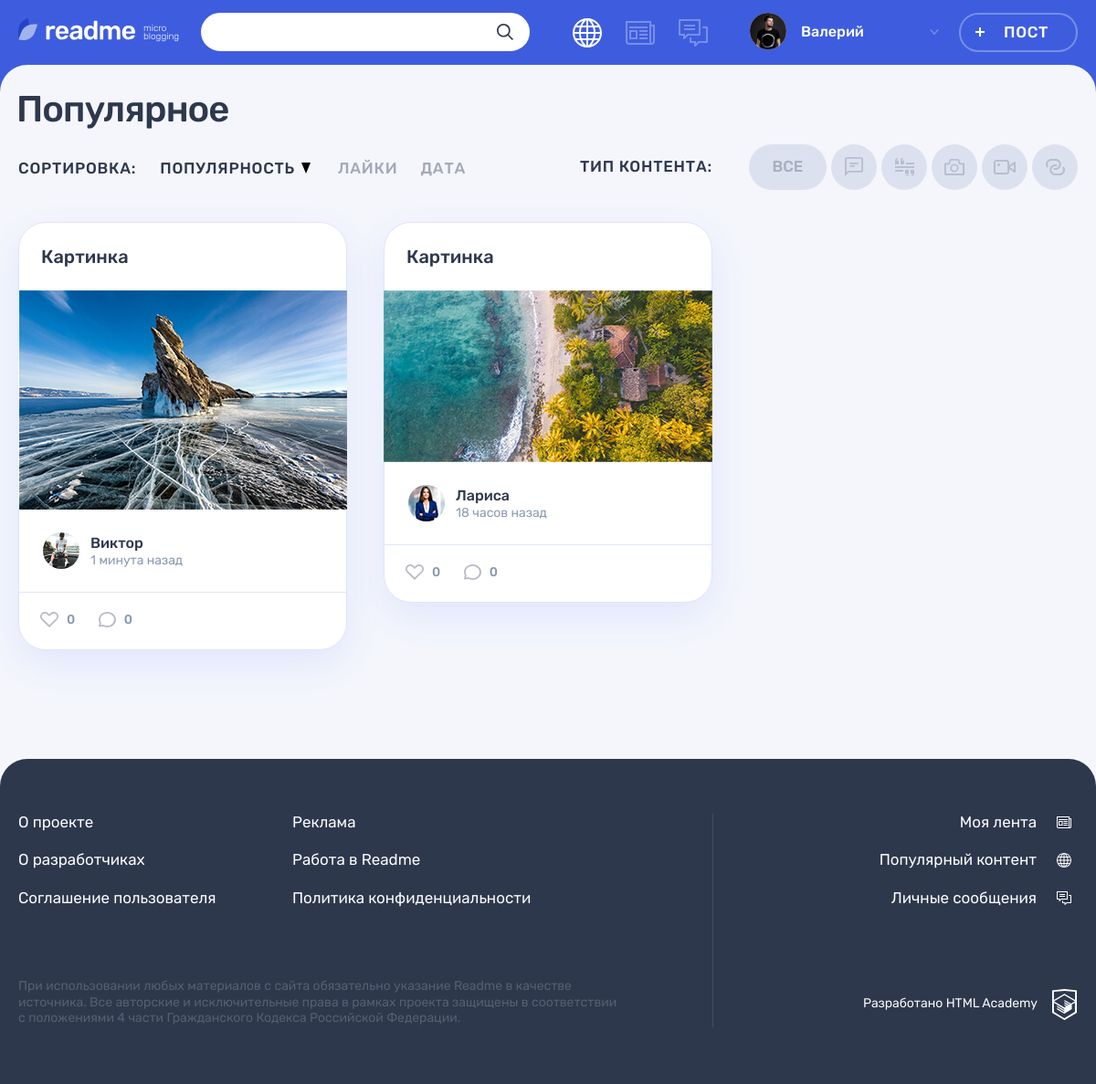
The app's page /?type_id=3 with its own data.
### tables this page shows
CREATE TABLE content_types (
  id INT AUTO_INCREMENT PRIMARY KEY,
  type_name VARCHAR(255) NOT NULL UNIQUE,
  type_class VARCHAR(255) NOT NULL UNIQUE,
  icon_width INT,
  icon_height INT
);

CREATE TABLE posts (
  id INT AUTO_INCREMENT PRIMARY KEY,
  dt_add TIMESTAMP DEFAULT CURRENT_TIMESTAMP,
  user_id INT,
  content_type_id INT,
  title VARCHAR(255),
  content TEXT,
  quote_author VARCHAR(255),
  img_path VARCHAR(255),
  video_path VARCHAR(255),
  link_path VARCHAR(255),
  show_count INT
);

CREATE TABLE users (
  id INT AUTO_INCREMENT PRIMARY KEY,
  dt_add TIMESTAMP DEFAULT CURRENT_TIMESTAMP,
  email VARCHAR(128) NOT NULL UNIQUE,
  username VARCHAR(128) NOT NULL,
  password VARCHAR(64) NOT NULL,
  user_picture VARCHAR(255)
);

### helpers.php (called while the page is built, shortened)
<?php
function get_noun_plural_form(int $number, string $one, string $two, string $many): string
{
    $number = (int)$number;
    $mod10 = $number % 10;
    $mod100 = $number % 100;
    switch (true) {
        case ($mod100 >= 11 && $mod100 <= 20):
            return $many;
        case ($mod10 === 1):
            return $one;
    }
}
function include_template($name, array $data = [])
{
    $name = 'templates/' . $name;
    extract($data);
    require $name;
    return ob_get_clean();
}
function hsc($str)
{
    return htmlspecialchars($str, ENT_QUOTES);
}
function get_date_diff_from_now(datetime $date)
{
    $date_now = date_create("now");
    $date_diff = date_diff($date_now, $date);
    $i_count = date_interval_format($date_diff, "%i");
    $h_count = date_interval_format($date_diff, "%h");
    $d_count = date_interval_format($date_diff, "%d");
    $m_count = date_interval_format($date_diff, "%m");
    $result = '';
    if ($m_count > 0) {
        $result = $m_count . ' ' . get_noun_plural_form($m_count, 'месяц', 'месяца', 'месяцев');
    } elseif ($d_count > 7) {
        $w_count =  round($d_count / 7, 0, PHP_ROUND_HALF_EVEN);
        $result = $w_count . ' ' . get_noun_plural_form($w_count, 'неделя', 'недели', 'недель');
    } elseif ($d_count <= 7 && $d_count > 0) {
        $result = $d_count . ' ' . get_noun_plural_form($d_count, 'день', 'дня', 'дней');
    } elseif ($h_count < 24 && $h_count > 0) {
        $result = $h_count . ' ' . get_noun_plural_form($h_count, 'час', 'часа', 'часов');
    } elseif ($i_count < 60) {
        $result = $i_count . ' ' . get_noun_plural_form($i_count, 'минута', 'минуты', 'минут');
    }
    return $result . ' назад';
}
function add_get_param($new_key, $new_value) {
    $params = $_GET;
    $params[$new_key] = $new_value;
    $query = http_build_query($params);
    return $url = "?" . $query;
}
function prepared_query(mysqli $db, string $sql, array $params, string $types = ""): mysqli_stmt
{
    $types = $types ?: str_repeat("s", count($params));
    $stmt = $db->prepare($sql);
    $stmt->bind_param($types, ...$params);
    $stmt->execute();
    return $stmt;
}
function select_query(mysqli $db, string $sql, array $params = [], string $types = ""): mysqli_result
{
    if (!$params) {
        return $db->query($sql);
    }
    return prepared_query($db, $sql, $params, $types)->get_result();
}

### templates/main.php (the view, shortened to what this page needs)
<section class="page__main page__main--popular">
    <div class="container">
        <h1 class="page__title page__title--popular">Популярное</h1>
    </div>
    <div class="popular container">
        <div class="popular__filters-wrapper">
            <div class="popular__sorting sorting">
                <b class="popular__sorting-caption sorting__caption">Сортировка:</b>
                <ul class="popular__sorting-list sorting__list">
                    <li class="sorting__item sorting__item--popular">
                        <a class="sorting__link sorting__link--active" href="#">
                            <span>Популярность</span>
                            <svg class="sorting__icon" width="10" height="12">
                                <use xlink:href="#icon-sort"></use>
                            </svg>
                        </a>
                    </li>
                    <li class="sorting__item">
                        <a class="sorting__link" href="#">
                            <span>Лайки</span>
                        </a>
                    </li>
                    <li class="sorting__item">
                        <a class="sorting__link" href="#">
                            <span>Дата</span>
                        </a>
                    </li>
                </ul>
            </div>
            <div class="popular__filters filters">
                <b class="popular__filters-caption filters__caption">Тип контента:</b>
                <ul class="popular__filters-list filters__list">
                    <li class="popular__filters-item popular__filters-item--all filters__item filters__item--all">
                        <a class="filters__button filters__button--ellipse filters__button--all <?= $filter_post_type_id === 0 ? 'filters__button--active' : '' ?>" href="/">
                            <span>Все</span>
                        </a>
                    </li>
                    <?php foreach ($content_types as $type): ?>
                    <li class="popular__filters-item filters__item">
                        <a class="filters__button filters__button--<?= hsc($type['type_class']) ?> button <?= $filter_post_type_id === $type['id'] ? 'filters__button--active' : '' ?>" href="<?= hsc(add_get_param('type_id', $type['id'])) ?>">
                            <svg
                                class="filters__icon"
                                width="<?= hsc($type['icon_width']) ?>"
                                height="<?= hsc($type['icon_height']) ?>"
                            >
                                <use xlink:href="#icon-filter-<?= hsc($type['type_class']) ?>"></use>
                            </svg>
                        </a>
                    </li>
                    <?php endforeach ?>
                </ul>
            </div>
        </div>
        <div class="popular__posts">
            <?php foreach ($posts as $post): ?>
            <?php $post_date = date_create($post['date']) ?>
            <article class="popular__post post <?= 'post-' . hsc($post['type_class']) ?>">
                <header class="post__header">
                    <a href="<?= '/post.php' . hsc(add_get_param('post_id', $post['id']))?>"><h2><?= hsc($post['type_name']) ?></h2></a>
                </header>
                <div class="post__main">
                    <?php if ($post['type_class'] === 'quote'): ?>
                    <blockquote>
                        <p><?= hsc($post['content']) ?></p>
                        <cite><?= hsc($post['username']) ?></cite>
                    </blockquote>
                    <?php elseif ($post['type_class'] === 'photo'): ?>
                    <div class="post-photo__image-wrapper">
                        <img src="img/<?= hsc($post['content']) ?>" alt="Фото от пользователя" width="360" height="240">
                    </div>
                    <?php endif ?>
                </div>
                <footer class="post__footer">
                    <div class="post__author">
                        <a class="post__author-link" href="#" title="Автор">
                            <div class="post__avatar-wrapper">
                                <img class="post__author-avatar" src="img/<?= hsc($post['user_picture']) ?>" alt="Аватар пользователя">
                            </div>
                            <div class="post__info">
                                <b class="post__author-name"><?= hsc($post['username']) ?></b>
                                <time
                                    class="post__time"
                                    datetime="<?= hsc($post['date']) ?>"
                                    title="<?= hsc(date_format($post_date, 'd.m.Y H:i')) ?>"
                                ><?= hsc(get_date_diff_from_now($post_date)) ?></time>
                            </div>
                        </a>
                    </div>
                    <div class="post__indicators">
                        <div class="post__buttons">
                            <a class="post__indicator post__indicator--likes button" href="#" title="Лайк">
                                <svg class="post__indicator-icon" width="20" height="17">
                                    <use xlink:href="#icon-heart"></use>
                                </svg>
                                <span><?= hsc($post['like_count'] ?? 0) ?></span>
                            </a>
                            <a class="post__indicator post__indicator--comments button" href="#" title="Комментарии">
                                <svg class="post__indicator-icon" width="19" height="17">
                                    <use xlink:href="#icon-comment"></use>
                                </svg>
                                <span><?= hsc($post['comment_count'] ?? 0) ?></span>
                            </a>
                        </div>
                    </div>
                </footer>
            </article>
            <?php endforeach ?>
        </div>
    </div>
</section>

### records on screen
content_types: icon_width 20 (drawn)
content_types: icon_width 21 (drawn)
content_types: icon_width 22 (drawn)
content_types: icon_width 24 (drawn)
content_types: icon_width 21 (drawn)
posts: content_type.type_name "Картинка", content (picture), user.user_picture (picture), user.username "Виктор", post_date "1 минута назад", like_count "0", comment_count "0"
posts: content_type.type_name "Картинка", content (picture), user.user_picture (picture), user.username "Лариса", post_date "18 часов назад", like_count "0", comment_count "0"

### other values on screen
hsc($user_name) "Валерий"
